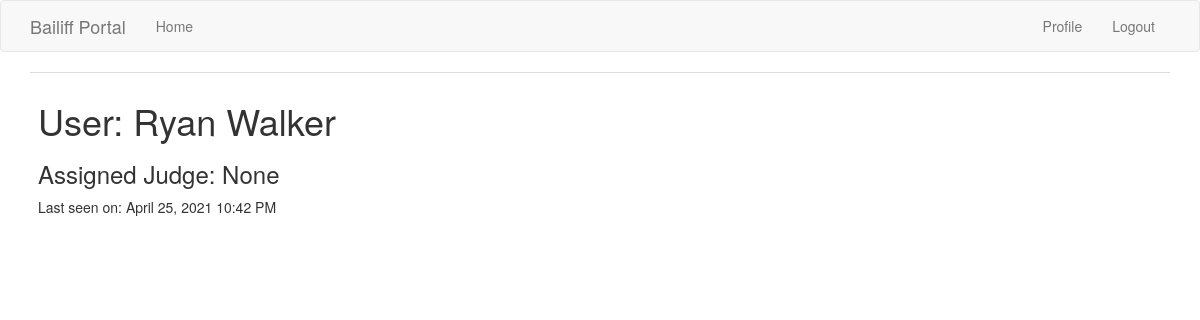
Screenshot of /user/ryan.walker (signed in) with the database file from the repository.
### app/models.py (models this page shows, shortened)
class User(UserMixin, db.Model):
  id = db.Column(db.Integer, primary_key=True)
  username = db.Column(db.String(64), index=True, unique=True)
  displayname = db.Column(db.String(64), unique=True)
  password_hash = db.Column(db.String(128))
  about_me = db.Column(db.String(500))
  last_seen = db.Column(db.DateTime, default=datetime.utcnow)
  permissions = db.Column(db.Integer) # 0=user, 1=Manager, 2=Admin
  judge = db.Column(db.String(64))

### app/main/routes.py (the view)
@bp.route('/user/<username>') # <username> is a dynamic component
@login_required
def user(username):
  user = User.query.filter_by(username=username).first_or_404()
  return render_template('user.html', user=user,
                        title="{}'s User Page".format(
                                  current_user.displayname))

### app/main/routes.py (called while the page is built)
@bp.before_request # decorator from Flask registers the function to be executed before the view function
def before_request():
  if current_user.is_authenticated:
    current_user.last_seen = datetime.utcnow()
    db.session.commit()

### app/models.py (called while the page is built)
@login.user_loader
def load_user(id):
  return User.query.get(int(id))

### app/templates/user.html (shortened to what this page needs)
{% extends "base.html" %}
{% block app_content %}
  <table class="table table-hover">
    <tr>
      <td>
        <h1>User: {{ user.displayname }}</h1>
        <h3>Assigned Judge: {{ user.judge }}</h2>
        <p>Last seen on: {{ moment(user.last_seen).format('LLL') }}</p>
      </td>
    </tr>
  </table>
{% endblock %}

### rows the page displays
User: displayname "Ryan Walker", judge "None", last_seen "April 25, 2021 10:42 PM"
